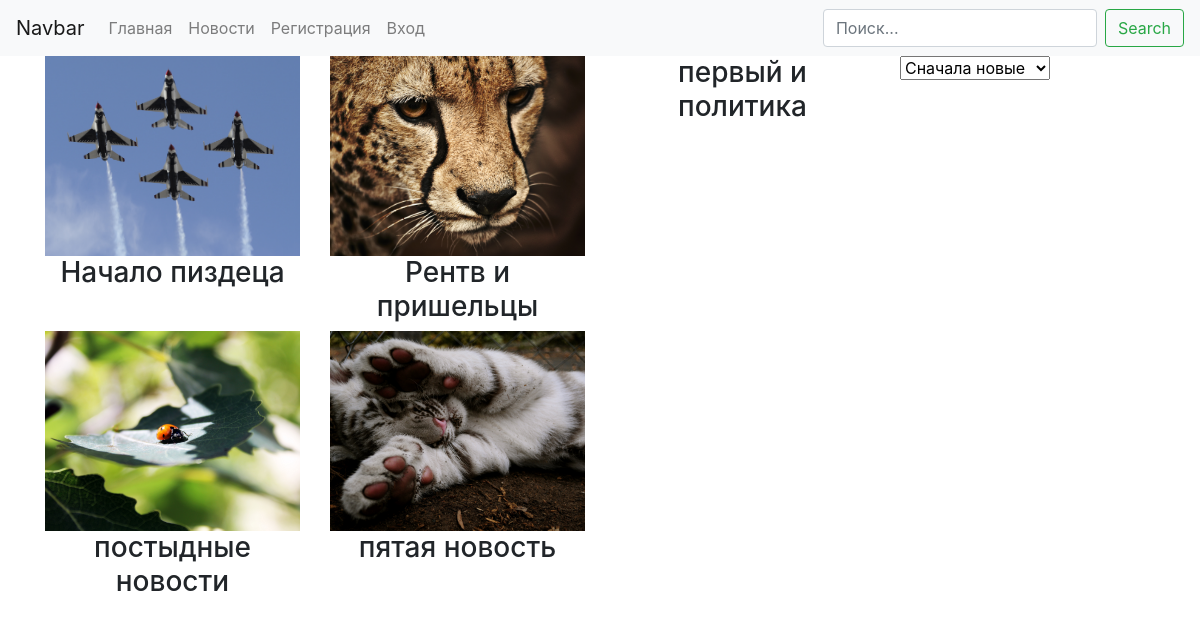
Page /news/ on the committed database.
### blog/models.py (models this page shows, shortened)
class Post(models.Model):
    title = models.CharField('Загаловок', max_length=255)
    slug = models.SlugField('Ссылка', unique=True)
    image = models.ImageField('Картинка', blank=True, null=True)
    category = models.ForeignKey(Category, on_delete=models.SET_NULL, null= True, blank=True, verbose_name='Категории')
    content = models.TextField('Текст')
    date = models.DateTimeField('Дата', default=timezone.now)
    publish = models.BooleanField('Опубликовано', default=False)
    views = models.IntegerField('Просмотры', default=0)
    class Meta:
        verbose_name = 'Новость'
        verbose_name_plural = 'Новости'

### blog/views.py (the view)
# urls.py: path('news/', views.news, name='blog'),
def news(request):
    posts = Post.objects.all()
    return render(request, 'blog/news.html', {'posts': posts})

### blog/templates/blog/news.html (shortened to what this page needs)
{% extends 'base.html' %}
{% block content %}
<div class="container">
    <div class="row">
        <div class="col-md-9">
            <div class="row">
            {% for post in posts %}
                <div class="col-md-4">
                    {% if post.image.url != null %}
                    <img style="height: 200px; width: 100%; object-fit: cover;" src="{{post.image.url}}" alt="">
                    {% endif %}
                    <h3 class="text-center">{{post.title}}</h3>
                </div>
                {% empty %}
                <h2>Ничего нет</h2>
            {% endfor %}
            </div>
        </div>
        <div class="col-md-3">
            <form action="{% url 'sort' %}" method="GET">
                <select name="sort" id="" onchange="{this.form.submit()}">
                    <option value="-date">Сначала новые</option>
                </select>
            </form>
        </div>
    </div>
</div>
{% endblock %}

### rows in the picture
Post: image (picture), title "Начало пиздеца"
Post: image (picture), title "Рентв и пришельцы"
Post: title "первый и политика"
Post: image (picture), title "постыдные новости"
Post: image (picture), title "пятая новость"
